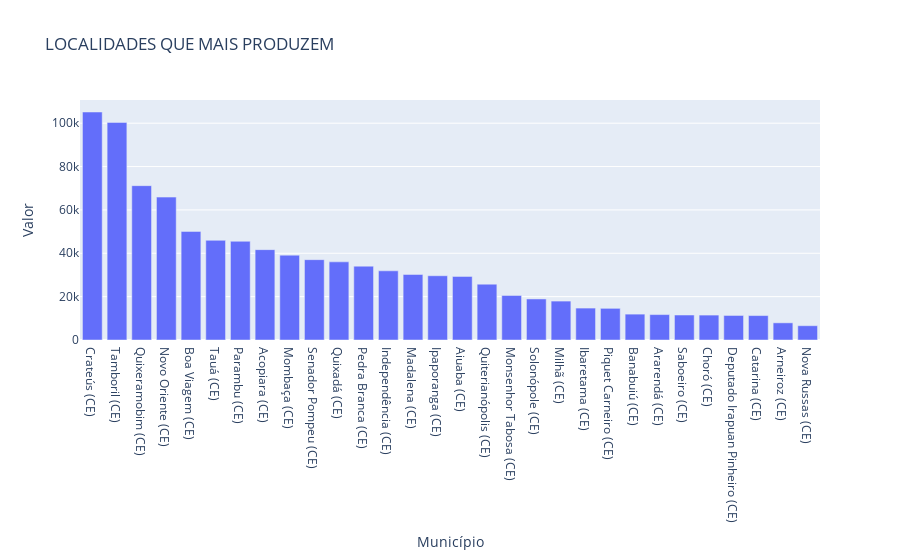

Here is the notebook cell this chart was saved with:
### Code cell
fig = px.bar(df_valor_total_por_municipio.sort_values("Valor", ascending=False), 
             y='Valor', 
             x='Município', 
             title="LOCALIDADES QUE MAIS PRODUZEM")
fig.show()

### Figure 1 — Plotly figure (JSON) as saved in the notebook; plotly's stock layout.template omitted (floating-point values rounded to 4 significant figures)
{"data": [{"alignmentgroup": "True", "hovertemplate": "Município=%{x}<br>Valor=%{y}<extra></extra>", "legendgroup": "", "marker": {"color": "#636efa"}, "name": "", "offsetgroup": "", "orientation": "v", "showlegend": false, "textposition": "auto", "type": "bar", "x": ["Crateús (CE)", "Tamboril (CE)", "Quixeramobim (CE)", "Novo Oriente (CE)", "Boa Viagem (CE)", "Tauá (CE)", "Parambu (CE)", "Acopiara (CE)", "Mombaça (CE)", "Senador Pompeu (CE)", "Quixadá (CE)", "Pedra Branca (CE)", "Independência (CE)", "Madalena (CE)", "Ipaporanga (CE)", "Aiuaba (CE)", "Quiterianópolis (CE)", "Monsenhor Tabosa (CE)", "Solonópole (CE)", "Milhã (CE)", "Ibaretama (CE)", "Piquet Carneiro (CE)", "Banabuiú (CE)", "Ararendá (CE)", "Saboeiro (CE)", "Choró (CE)", "Deputado Irapuan Pinheiro (CE)", "Catarina (CE)", "Arneiroz (CE)", "Nova Russas (CE)"], "xaxis": "x", "y": [105168, 100378, 71190, 65916, 50083, 45981, 45529, 41686, 39144, 37057, 36050, 34055, 31912, 30230, 29641, 29337, 25759, 20534, 18932, 17948, 14724, 14605, 11933, 11727, 11524, 11489, 11320, 11267, 7922, 6592], "yaxis": "y"}], "layout": {"barmode": "relative", "legend": {"tracegroupgap": 0}, "title": {"text": "LOCALIDADES QUE MAIS PRODUZEM"}, "xaxis": {"anchor": "y", "domain": [0, 1], "title": {"text": "Município"}}, "yaxis": {"anchor": "x", "domain": [0, 1], "title": {"text": "Valor"}}}}
